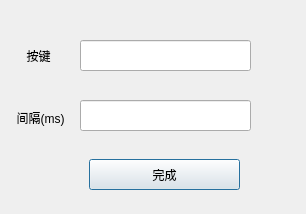
<?xml version="1.0" encoding="UTF-8"?>
<ui version="4.0">
 <class>customize_key_and_interval</class>
 <widget class="QDialog" name="customize_key_and_interval">
  <property name="geometry">
   <rect>
    <x>0</x>
    <y>0</y>
    <width>306</width>
    <height>214</height>
   </rect>
  </property>
  <property name="windowTitle">
   <string>Dialog</string>
  </property>
  <widget class="QLabel" name="buttonLabel">
   <property name="geometry">
    <rect>
     <x>20</x>
     <y>50</y>
     <width>54</width>
     <height>12</height>
    </rect>
   </property>
   <property name="text">
    <string>  按键</string>
   </property>
  </widget>
  <widget class="QLabel" name="intervalLabel">
   <property name="geometry">
    <rect>
     <x>10</x>
     <y>110</y>
     <width>61</width>
     <height>16</height>
    </rect>
   </property>
   <property name="text">
    <string>  间隔(ms)</string>
   </property>
  </widget>
  <widget class="QLineEdit" name="buttonEdit">
   <property name="geometry">
    <rect>
     <x>80</x>
     <y>40</y>
     <width>171</width>
     <height>31</height>
    </rect>
   </property>
  </widget>
  <widget class="QLineEdit" name="intervalEdit">
   <property name="geometry">
    <rect>
     <x>80</x>
     <y>100</y>
     <width>171</width>
     <height>31</height>
    </rect>
   </property>
  </widget>
  <widget class="QPushButton" name="completeBtn">
   <property name="geometry">
    <rect>
     <x>89</x>
     <y>159</y>
     <width>151</width>
     <height>31</height>
    </rect>
   </property>
   <property name="text">
    <string>完成</string>
   </property>
  </widget>
 </widget>
 <resources/>
 <connections/>
</ui>
